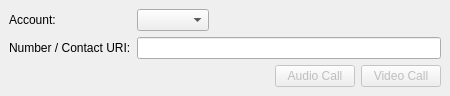
<?xml version="1.0" encoding="UTF-8"?>
<ui version="4.0">
 <class>DialoutWidget</class>
 <widget class="QWidget" name="DialoutWidget">
  <property name="geometry">
   <rect>
    <x>0</x>
    <y>0</y>
    <width>450</width>
    <height>93</height>
   </rect>
  </property>
  <property name="windowTitle">
   <string/>
  </property>
  <layout class="QVBoxLayout" name="verticalLayout">
   <property name="margin">
    <number>0</number>
   </property>
   <item>
    <widget class="QStackedWidget" name="stackedWidget">
     <property name="currentIndex">
      <number>0</number>
     </property>
     <widget class="QWidget" name="callPage">
      <layout class="QGridLayout" name="gridLayout">
       <item row="0" column="0" colspan="3">
        <layout class="QFormLayout" name="formLayout">
         <property name="fieldGrowthPolicy">
          <enum>QFormLayout::ExpandingFieldsGrow</enum>
         </property>
         <item row="0" column="0">
          <widget class="QLabel" name="accountLabel">
           <property name="text">
            <string>Account:</string>
           </property>
          </widget>
         </item>
         <item row="1" column="0">
          <widget class="QLabel" name="numberContactURILabel">
           <property name="text">
            <string>Number / Contact URI:</string>
           </property>
          </widget>
         </item>
         <item row="1" column="1">
          <widget class="QLineEdit" name="uriLineEdit">
           <property name="showClearButton" stdset="0">
            <bool>true</bool>
           </property>
          </widget>
         </item>
         <item row="0" column="1">
          <widget class="KTp::AccountsComboBox" name="accountComboBox"/>
         </item>
        </layout>
       </item>
       <item row="1" column="0">
        <spacer name="horizontalSpacer">
         <property name="orientation">
          <enum>Qt::Horizontal</enum>
         </property>
         <property name="sizeHint" stdset="0">
          <size>
           <width>227</width>
           <height>20</height>
          </size>
         </property>
        </spacer>
       </item>
       <item row="1" column="1">
        <widget class="QPushButton" name="audioCallButton">
         <property name="enabled">
          <bool>false</bool>
         </property>
         <property name="text">
          <string>Audio Call</string>
         </property>
        </widget>
       </item>
       <item row="1" column="2">
        <widget class="QPushButton" name="videoCallButton">
         <property name="enabled">
          <bool>false</bool>
         </property>
         <property name="text">
          <string>Video Call</string>
         </property>
        </widget>
       </item>
      </layout>
     </widget>
     <widget class="QWidget" name="messagePage">
      <layout class="QVBoxLayout" name="verticalLayout_3">
       <item>
        <widget class="QLabel" name="messageLabel">
         <property name="alignment">
          <set>Qt::AlignCenter</set>
         </property>
         <property name="wordWrap">
          <bool>true</bool>
         </property>
        </widget>
       </item>
      </layout>
     </widget>
    </widget>
   </item>
  </layout>
 </widget>
 <customwidgets>
  <customwidget>
   <class>KTp::AccountsComboBox</class>
   <extends>QComboBox</extends>
   <header location="global">KTp/Widgets/accounts-combo-box.h</header>
  </customwidget>
 </customwidgets>
 <resources/>
 <connections/>
</ui>
